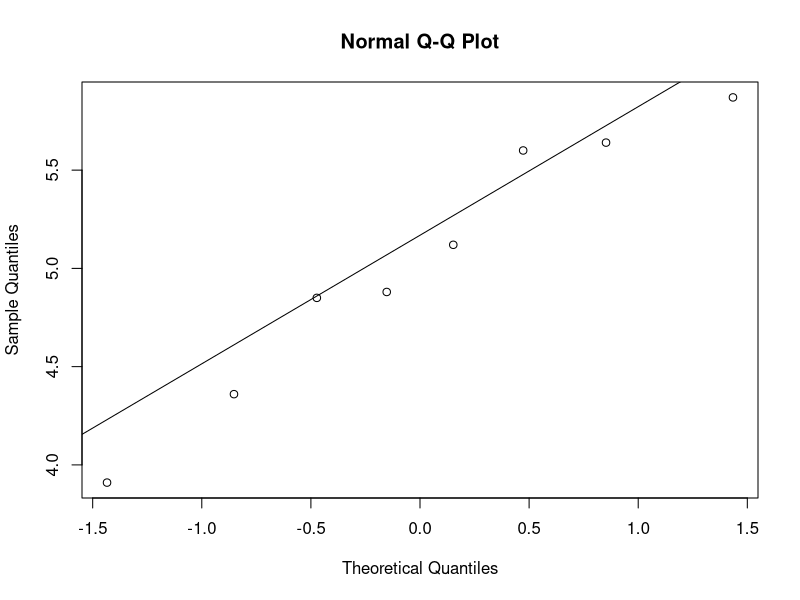
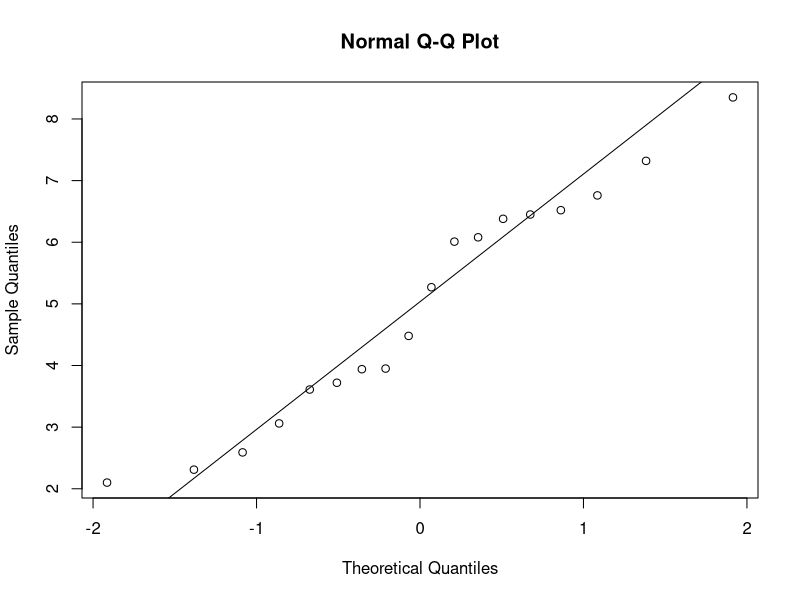
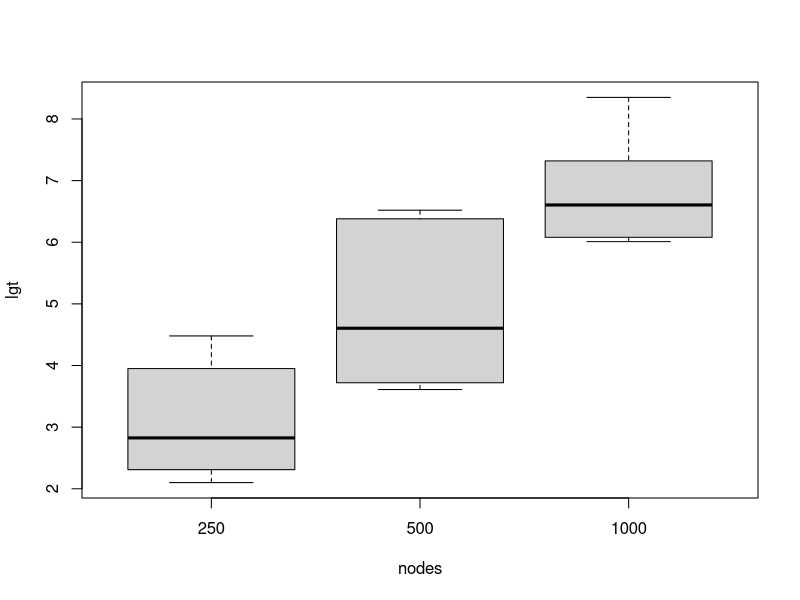
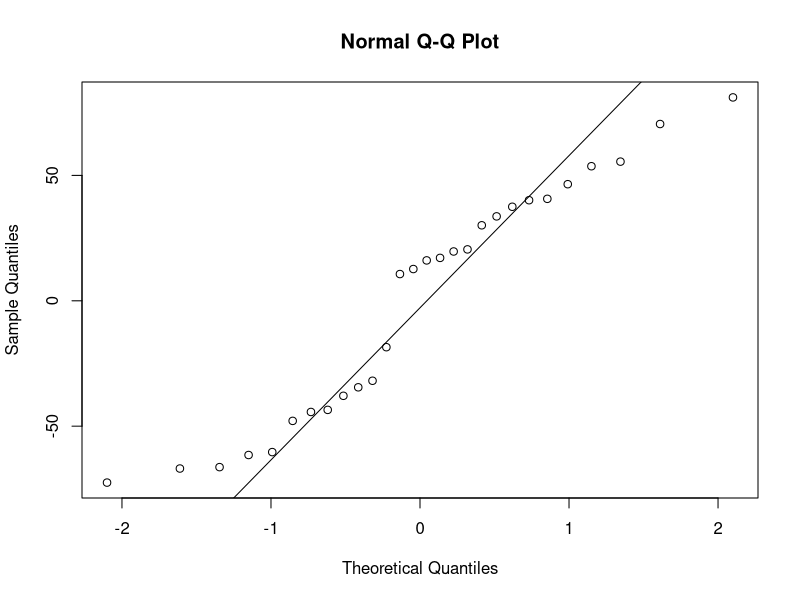

Reproduce these figures in R, in order. (Note: this script raises an error after producing the figures.)
rm(list=ls())

##-- Paquets -------------------------------------------------------------------
library(emmeans)

##-- Temps compressors ---------------------------------------------------------
d <- read.csv('../Dades/temps_compressors.csv')

mod <- lm(temps~1,d)
summary(mod)

# Premissa normalitat
qqnorm(d$temps)
qqline(d$temps)

##-- Algoritme Dijkstra --------------------------------------------------------
d <- read.csv('../Dades/algoritme_dijkstra.csv')
mod <- lm(lgt~as.factor(nodes),d)
summary(mod)

# Premissa normalitat
qqnorm(d$lgt)
qqline(d$lgt)

# Premsissa homoscedasticitat
boxplot(lgt~nodes,d)

# IC95% per les mitjanes dels temps dels nodes
emmeans(mod,~nodes)

##-- Recorre arbres ------------------------------------------------------------
d <- read.csv('../Dades/recorre_arbres.csv')

##-- Model amb metode
mod1 <- lm(Temps~as.factor(metode),d)
summary(mod1)

# Premissa normalitat residus
qqnorm(resid(mod1))
qqline(resid(mod1))

# Premsissa homoscedasticitat
boxplot(lgt~nodes,d)

##-- Model amb nodes
mod2 <- lm(Temps~nodes,d)
summary(mod2)

plot(Temps~nodes,d)

# Premisses
par(mfrow=c(2,2))
plot(mod2,ask=FALSE)

##-- Model complert
mod3 <- lm(Temps~nodes + as.factor(metode),d)
summary(mod3)

# Premisses
par(mfrow=c(2,2))
plot(mod3,ask=FALSE)


##-- Benzina -------------------------------------------------------------------
d <- read.csv('../Dades/benzina_velocitat.csv')

# Model
mod <- lm(fuel~speed,d)
summary(mod)

# Grafic
par(mfrow=c(1,1))
plot(fuel~speed,d, pch=19, col='blue')
abline(mod,lwd=2,col='red')

# Premisses
par(mfrow=c(2,2))
plot(mod,ask=FALSE)

##-- Cervesa alcohol -----------------------------------------------------------
d <- read.csv('../Dades/cervesa_alcohol.csv')

# Model
mod <- lm(alc~n.cerv,d)
summary(mod)

# Premisses
par(mfrow=c(2,2))
plot(mod,ask=FALSE)


##-- brillantor durada ---------------------------------------------------------
d <- read.csv('../Dades/brillantor_durada.csv')

# Model
mod <- lm(Durada~Brillantor,d)
summary(mod)

# Premisses
par(mfrow=c(2,2))
plot(mod,ask=FALSE)

# Grafic
par(mfrow=c(1,1))
plot(Durada~Brillantor,d, pch=19, col='blue')
abline(mod,lwd=2,col='red')
